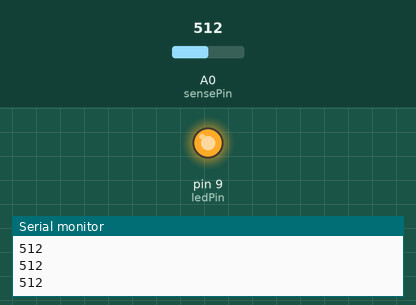
The sketch below on a simulated Arduino Uno, built with avr-gcc and run on an emulated ATmega328P. Shown: output pins drawn as LEDs (lit = HIGH), the last lines printed to the serial monitor. The test bench sets the inputs (shaded band); at power-on: A0 (sensePin) = 512.

Above: at 1.2 s.
1.3 s: A0 (sensePin) set to 1003
2.8 s: A0 (sensePin) set to 1018
At 3.1 s:
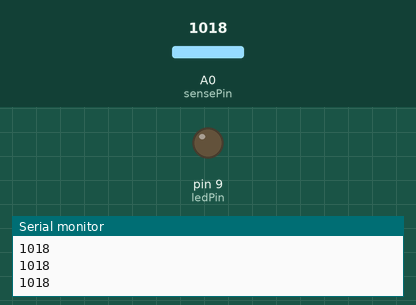
4.3 s: A0 (sensePin) set to 900
At 5.3 s:
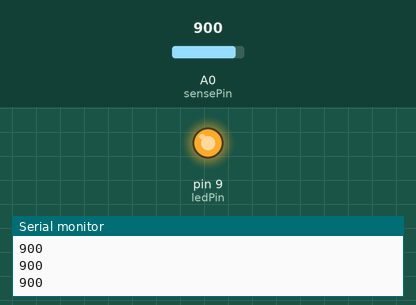
5.8 s: A0 (sensePin) set to 1023
At 6.6 s:
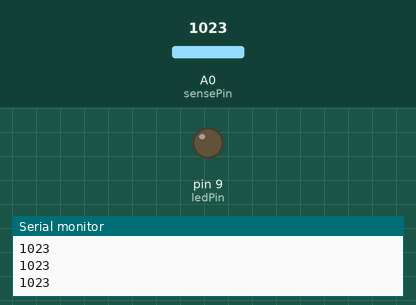
Timing chart, 0 to 8.3 s (numbered marks = the images above; inputs shaded):
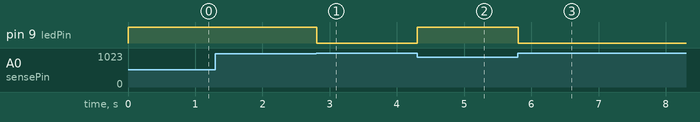

Measured:
- the behaviour switches between 1017 and 1018 on A0 (sensePin) (found by bisection; images 0 and 1)
- after the input at 2.8 s, pin 9 (ledPin): HIGH → LOW at once
- after the input at 4.3 s, pin 9 (ledPin): LOW → HIGH at once
- after the input at 5.8 s, pin 9 (ledPin): HIGH → LOW at once

The sketch:

Night_Light.ino
```cpp
int sensePin = 0;
int ledPin = 9;

void setup() {

  // put your setup code here, to run once:
  analogReference(DEFAULT);

  pinMode(ledPin, OUTPUT);

  Serial.begin(9600);
}

void loop() {

  // put your main code here, to run repeatedly:
  int val = analogRead(sensePin);

  if (val < 1018) digitalWrite(ledPin, HIGH);
  else digitalWrite(ledPin, LOW);

  Serial.println(analogRead(sensePin));
}
```
